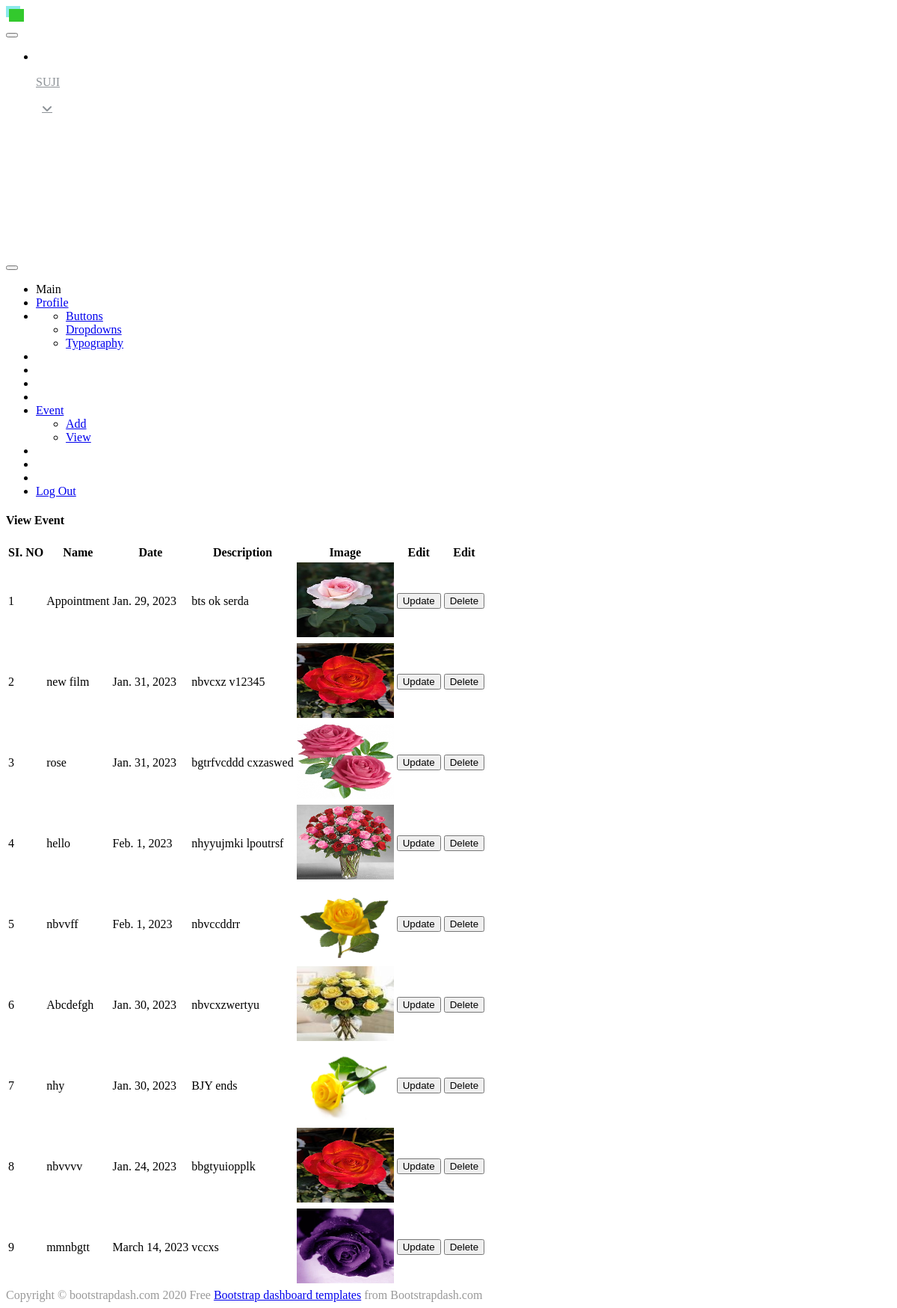
The page /viewevent (signed in) on the database its author committed.
### demoapp/models.py (models this page shows, shortened)
class Login(AbstractUser):
    is_user=models.BooleanField(default=False)

class eventadd(models.Model):
    user=models.ForeignKey(Login,on_delete=models.CASCADE,null=True,blank=True)
    name=models.CharField(max_length=30)
    date=models.DateField()
    description=models.TextField(max_length=200,null=True,blank=True)
    image=models.ImageField()

### demoapp/views.py (the view)
# urls.py: path('viewevent',views.viewevent,name='viewevent'),
def viewevent(request):
    u = request.user
    data = eventadd.objects.filter(user=u)
    return render(request,'userpages/viewevent.html',{'data':data})

### templates/userpages/viewevent.html (shortened to what this page needs)
{% extends 'userpages/userhome.html' %}
{% load crispy_forms_tags %}
{% block content %}
                <div class="card">
                  <div class="card-body">
                    <h4 class="card-title">View Event</h4>
                    <table class="table" >
                      <thead>
                        <tr>
                          <th> SI. NO </th>
                          <th> Name </th>
                          <th> Date </th>
                          <th> Description </th>
                          <th> Image </th>
                          <th> Edit </th>
                          <th> Edit </th>
                        </tr>
                      </thead>
                      <tbody>
                      {% for i in data %}
                        <tr>
                          <td>{{ forloop.counter }}</td>
                          <td>{{i.name}}</td>
                          <td>{{i.date}} </td>
                          <td>{{i.description}}</td>
                          <td><img style="height:100px;width:130px;" src="{{i.image.url}}"></td>
                          <td><a href="{% url 'eventupdate' i.id %}"><button class="btn btn-info" type="submit">Update</button></a></td>
                          <td><a href="{% url 'eventdelete' i.id %}"><button class="btn btn-danger" type="submit">Delete</button></a></td>
                          </tr>
                         {% endfor %}
                      </tbody>
                    </table>
                  </div>
                </div>
              </div>
                  </div>
                </div>
              </div>
{% endblock %}

### templates/userpages/userhome.html (shortened to what this page needs)
<!DOCTYPE html>
<html lang="en">
{% load static %}
  <head>
    <link rel="stylesheet" href="{% static 'Admin/assets/vendors/mdi/css/materialdesignicons.min.css' %}">
    <link rel="stylesheet" href="{% static 'Admin/assets/vendors/flag-icon-css/css/flag-icon.min.css' %}">
    <link rel="stylesheet" href="{% static 'Admin/assets/vendors/css/vendor.bundle.base.css' %}">
    <link rel="stylesheet" href="{% static 'Admin/assets/vendors/font-awesome/css/font-awesome.min.css' %}" />
    <link rel="stylesheet" href="{% static 'Admin/assets/vendors/bootstrap-datepicker/bootstrap-datepicker.min.css' %}">
    <link rel="stylesheet" href="{% static 'Admin/assets/css/style.css' %}">
  </head>
  <body>
    <div class="container-scroller">
      <nav class="navbar default-layout-navbar col-lg-12 col-12 p-0 fixed-top d-flex flex-row">
        <div class="text-center navbar-brand-wrapper d-flex align-items-center justify-content-center">
          <a class="navbar-brand brand-logo-mini" href="index.html"><img src="{% static 'Admin/assets/images/logo-mini.svg' %}" alt="logo" /></a>
        </div>
        <div class="navbar-menu-wrapper d-flex align-items-stretch">
          <button class="navbar-toggler navbar-toggler align-self-center" type="button" data-toggle="minimize">
          </button>
          <ul class="navbar-nav navbar-nav-right">
            <li class="nav-item nav-profile dropdown">
              <a class="nav-link dropdown-toggle" id="profileDropdown" href="#" data-toggle="dropdown" aria-expanded="false">
                <div class="nav-profile-text">
                  <p class="mb-1 text-black">{{request.user}}</p>
                </div>
              </a>
            </li>
          </ul>
          <button class="navbar-toggler navbar-toggler-right d-lg-none align-self-center" type="button" data-toggle="offcanvas">
          </button>
        </div>
      </nav>
      <div class="container-fluid page-body-wrapper">
        <nav class="sidebar sidebar-offcanvas" id="sidebar">
          <ul class="nav">
            <li class="nav-item nav-category">Main</li>
            <li class="nav-item">
              <a class="nav-link" href="{% url 'profileview' %}">
                <span class="menu-title">Profile</span>
              </a>
            </li>
            <li class="nav-item">
              <div class="collapse" id="ui-basic">
                <ul class="nav flex-column sub-menu">
                  <li class="nav-item"> <a class="nav-link" href="pages/ui-features/buttons.html">Buttons</a></li>
                  <li class="nav-item"> <a class="nav-link" href="pages/ui-features/dropdowns.html">Dropdowns</a></li>
                  <li class="nav-item"> <a class="nav-link" href="pages/ui-features/typography.html">Typography</a></li>
                </ul>
              </div>
            </li>
            <li class="nav-item">
            </li>
            <li class="nav-item">
            </li>
            <li class="nav-item">
            </li>
            <li class="nav-item">
            </li>
            <li class="nav-item">
              <a class="nav-link" data-toggle="collapse" href="#auth" aria-expanded="false" aria-controls="auth">
                <span class="menu-title">Event</span>
              </a>
              <div class="collapse" id="auth">
                <ul class="nav flex-column sub-menu">
                  <li class="nav-item"> <a class="nav-link" href="{% url 'addevent' %}"> Add  </a></li>
                  <li class="nav-item"> <a class="nav-link" href="{% url 'viewevent' %}"> View </a></li>
                </ul>
              </div>
            </li>
            <li class="nav-item documentation-link">
            </li>
            <li class="nav-item sidebar-user-actions">
            </li>
            <li class="nav-item sidebar-user-actions">
            </li>
            <li class="nav-item sidebar-user-actions">
              <div class="sidebar-user-menu">
                <a href="{% url 'log' %}" class="nav-link">
                  <span class="menu-title">Log Out</span></a>
              </div>
            </li>
          </ul>
        </nav>
        <div class="main-panel">
          <div class="content-wrapper">
             {% block content %}{% endblock %}
          <footer class="footer">
            <div class="footer-inner-wraper">
              <div class="d-sm-flex justify-content-center justify-content-sm-between">
                <span class="text-muted d-block text-center text-sm-left d-sm-inline-block">Copyright © bootstrapdash.com 2020</span>
                <span class="float-none float-sm-right d-block mt-1 mt-sm-0 text-center"> Free <a href="https://www.bootstrapdash.com/" target="_blank">Bootstrap dashboard templates</a> from Bootstrapdash.com</span>
              </div>
            </div>
          </footer>
  </body>
</html>

### static/css/style.css (style rules this page uses)
:root { --primary: #FDA12B; --secondary: #8D9297; --light: #F8F9FA; --dark: #182333; }
.btn { font-weight: 500; transition: .5s; }
.navbar .navbar-nav .nav-link { margin-left: 30px; padding: 25px 0; color: var(--secondary); font-weight: 500; text-transform: uppercase; outline: none; }
.navbar .dropdown-toggle::after { border: none; content: "\f107"; font-family: "Font Awesome 5 Free"; font-weight: 900; vertical-align: middle; margin-left: 8px; }
.footer { color: #999999; }

### rows shown on the page
Login: user "SUJI"
eventadd: name "Appointment", date "Jan. 29, 2023", description "bts ok serda", image (picture)
eventadd: name "new film", date "Jan. 31, 2023", description "nbvcxz v12345", image (picture)
eventadd: name "rose", date "Jan. 31, 2023", description "bgtrfvcddd cxzaswed", image (picture)
eventadd: name "hello", date "Feb. 1, 2023", description "nhyyujmki lpoutrsf", image (picture)
eventadd: name "nbvvff", date "Feb. 1, 2023", description "nbvccddrr", image (picture)
eventadd: name "Abcdefgh", date "Jan. 30, 2023", description "nbvcxzwertyu", image (picture)
eventadd: name "nhy", date "Jan. 30, 2023", description "BJY ends", image (picture)
eventadd: name "nbvvvv", date "Jan. 24, 2023", description "bbgtyuiopplk", image (picture)
eventadd: name "mmnbgtt", date "March 14, 2023", description "vccxs", image (picture)
